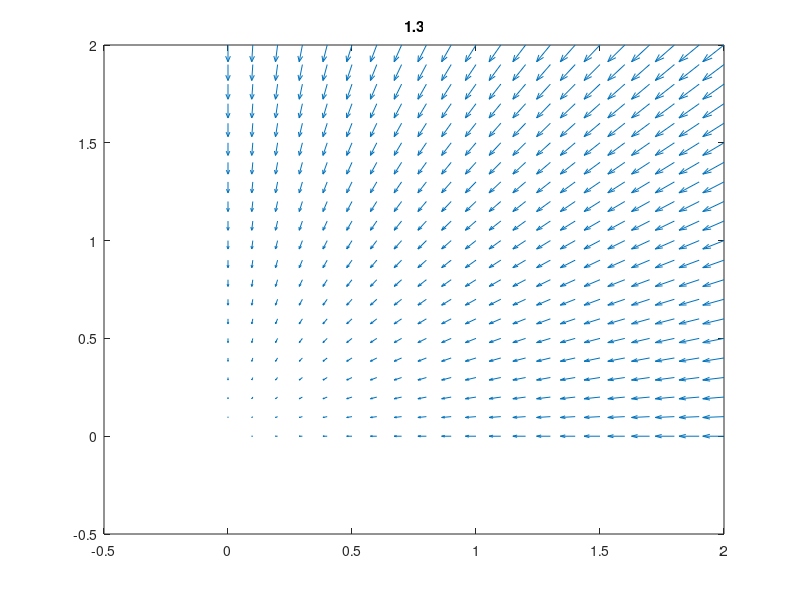
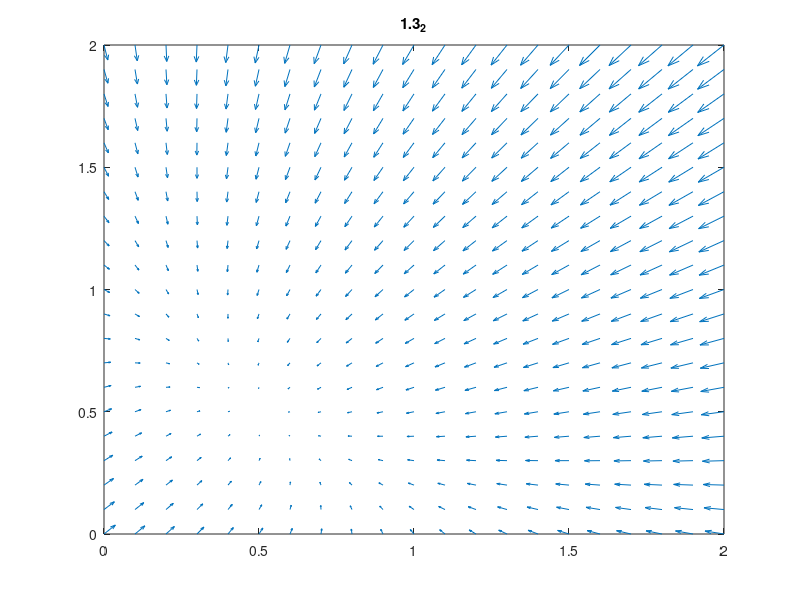

These charts were generated, in order, by the following MATLAB code: (Note: this script raises an error after producing the figures.)
%Ex_1

x=0:.1:2;
y=x;
v=zeros(length(x),length(y));
u=zeros(length(x),length(y));
for i=1:length(x)
    for j=1:length(y)
            v(i,j)=-x(i);
            u(i,j)=-y(j);
    end
end
figure
quiver(x,y,u,v)
title('1.3')

saveas(gcf,'1_3.png');

x=0:.1:2;
y=x;
v=zeros(length(x),length(y));
u=zeros(length(x),length(y));
for i=1:length(x)
    for j=1:length(y)
            v(i,j)=-x(i)+ (3/4)*(1/(1+y(j)));
            u(i,j)=-y(j)+(3/4)*(1/(1+x(i)));
    end
end
figure
quiver(x,y,u,v)
title('1.3_2')

saveas(gcf,'1_3_2.png');

x=-2:.1:2;
y=x;
z=zeros(1,length(x));
M=[1 -0.1 -0.1;-0.1 1 -0.1;-0.1 -0.1 -0.1];
v=zeros(length(x),length(y));
u=zeros(length(x),length(y));
for i=1:length(x)
    for j=1:length(y)
            vec=[x(i);y(j);0];
            vel=linstep(M*vec)-vec;
            v(i,j)=vel(1);
            u(i,j)=vel(2);
    end
end
figure
quiver(x,y,u,v)
title('1.3_2')

saveas(gcf,'1_3_2.png');


x=-2:.1:2;
z=x;
y=zeros(1,length(x));
M=[1 -0.1 -0.1;-0.1 1 -0.1;-0.1 -0.1 -0.1];
v=zeros(length(x),length(z));
u=zeros(length(x),length(z));
for i=1:length(x)
    for j=1:length(z)
            vec=[x(i);0;z(j)];
            vel=linstep(M*vec)-vec;
            v(i,j)=vel(1);
            u(i,j)=vel(3);
    end
end
figure
quiver(x,y,u,v)
title('2.x2=0')

saveas(gcf,'2_1_2.png');

y=-2:.1:2;
z=y;
x=zeros(1,length(y));
M=[1 -0.1 -0.1;-0.1 1 -0.1;-0.1 -0.1 -0.1];
v=zeros(length(y),length(z));
u=zeros(length(y),length(z));
for i=1:length(y)
    for j=1:length(z)
            vec=[0;y(i);z(j)];
            vel=linstep(M*vec)-vec;
            v(i,j)=vel(2);
            u(i,j)=vel(3);
    end
end
figure
quiver(x,y,u,v)
title('2.x1=0')

saveas(gcf,'2_1_3.png');